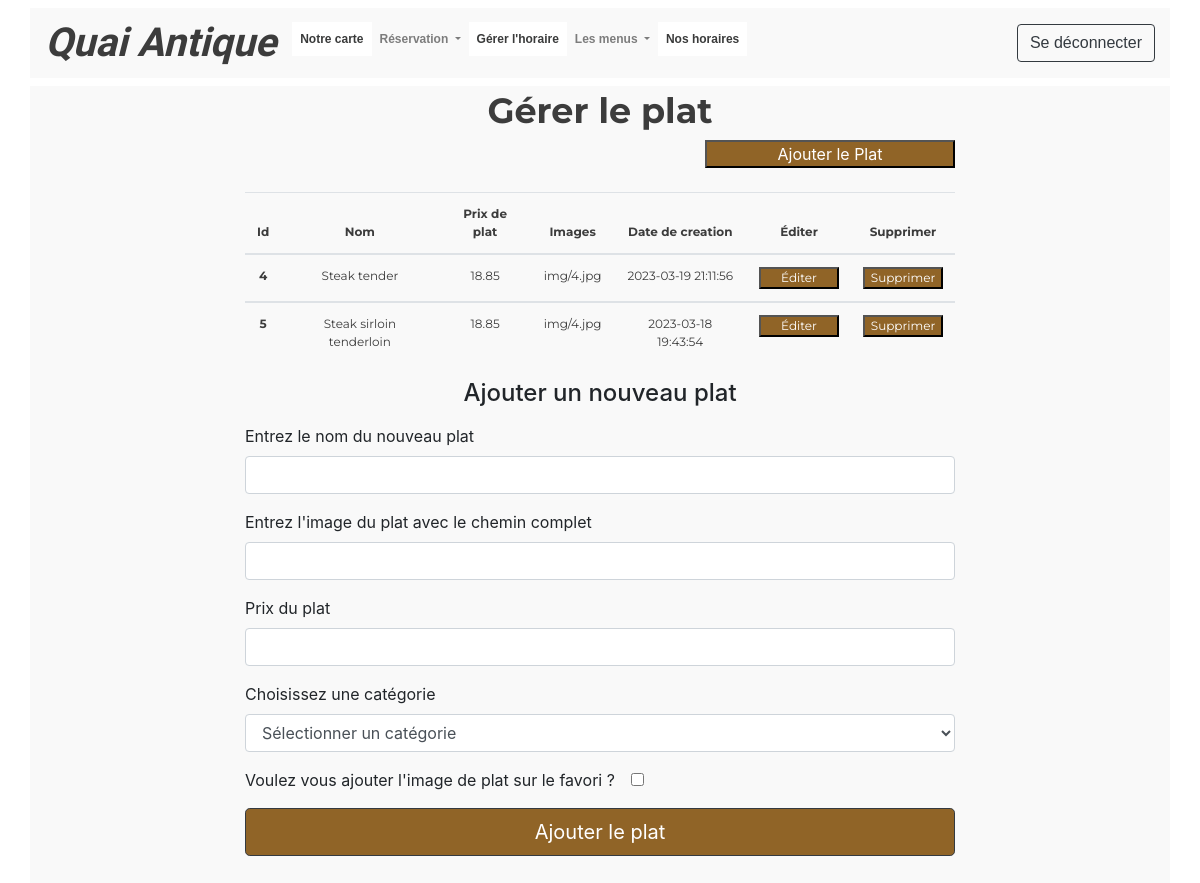
Page /manage.food.inc.php (signed in) on the earlier database version.
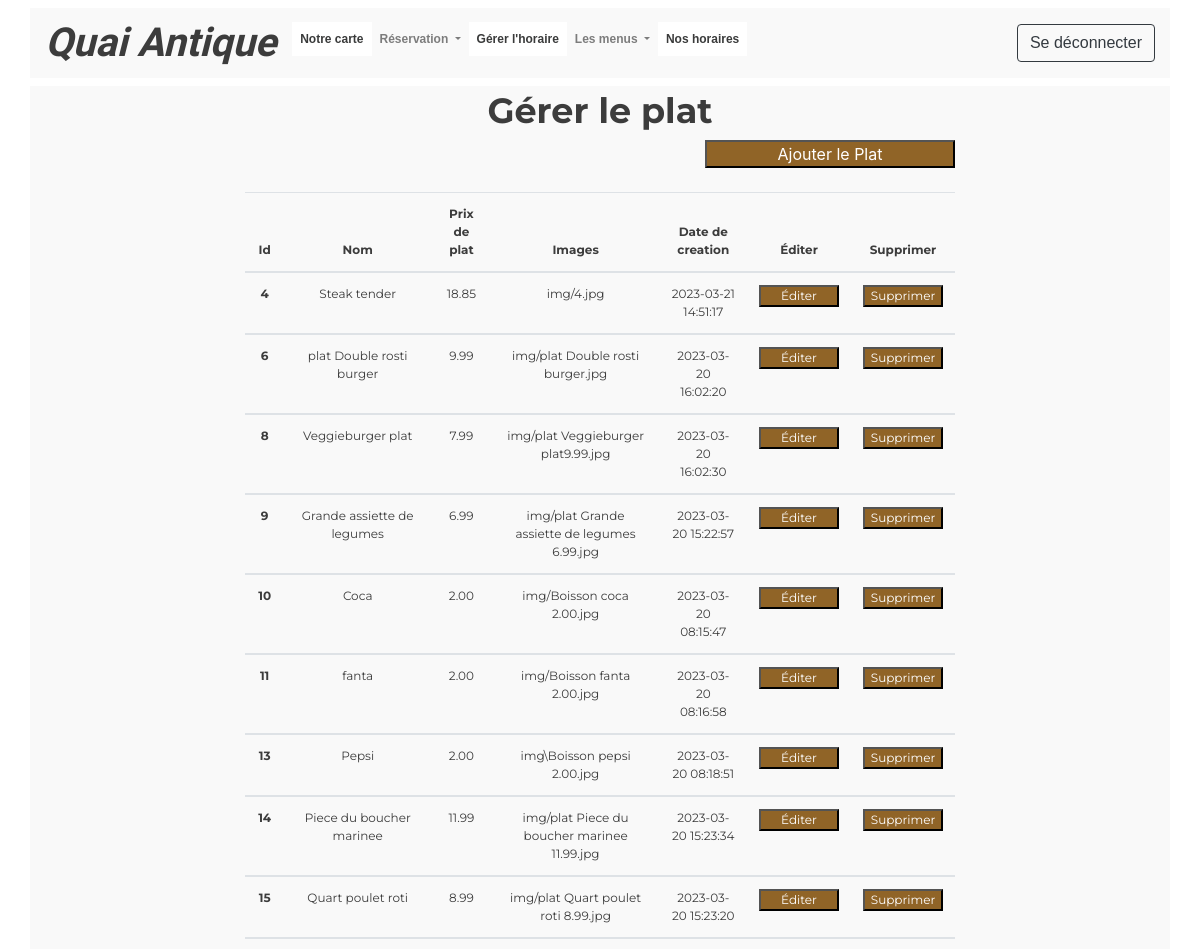
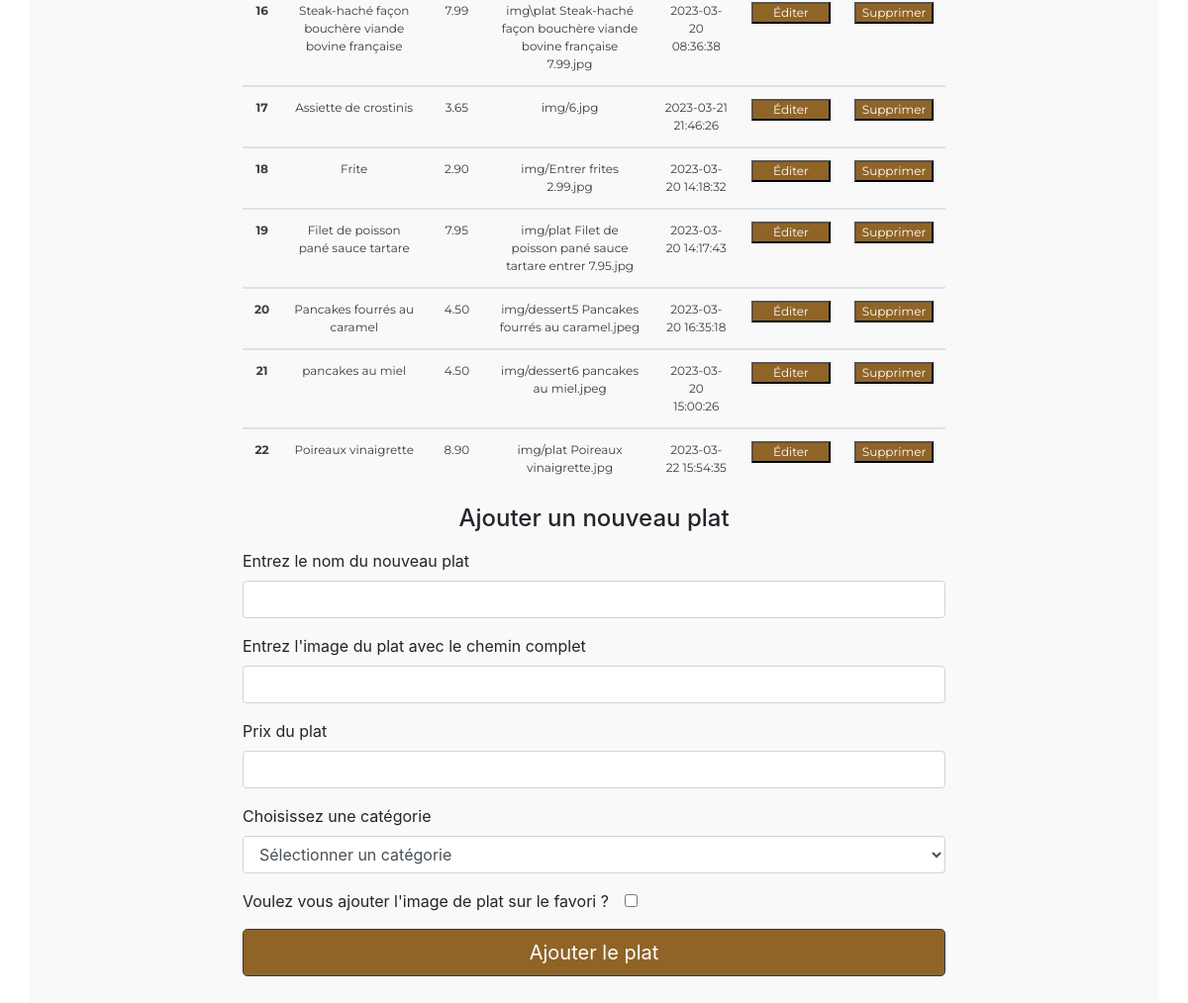
Same page on the later database version (2 pictures, top to bottom).
### tables this page shows
CREATE TABLE `foods` (
  `Id` int(11) NOT NULL,
  `name` varchar(200) NOT NULL,
  `price` decimal(10,2) NOT NULL,
  `creationdate` timestamp NULL DEFAULT current_timestamp() ON UPDATE current_timestamp(),
  `image` varchar(200) NOT NULL,
  `signature` tinyint(1) DEFAULT NULL,
  `category_id` int(11) DEFAULT NULL
);

### manage.food.inc.php (the view, shortened to what this page needs)
<?php
require "header.php";
?>
<div class="container"><br><br>
    <h3 class="text-center menuTitle"><br>Gérer le plat</h3>
    <div class="col-md-8 offset-md-2">
    <?php
    require 'includes/dbh.inc.php';
    echo" <div style='text-align: right;'><button class='foodaddbutton' type='button'><a href='#foodform'>Ajouter le Plat</button></a></div><br>";
    if(isset($_SESSION['role']) ){$role=($_SESSION['role']);};
    if( (isset($_SESSION['user_id']) && (isset($_SESSION['role']))  )) {
        if($role==2){
            $sql = "SELECT * FROM foods";
            $result = $conn->query($sql);
            if ($result->num_rows > 0) {
                echo'
                <table class="table table-hover table-responsive-sm text-center">
                    <thead>
                        <tr>
                            <th scope="col" class="schedulehour">Id</th>
                            <th scope="col" class="schedulehour">Nom </th>
                            <th scope="col" class="schedulehour">Prix de plat</th>
                            <th scope="col" class="schedulehour">Images</th>
                            <th scope="col" class="schedulehour">Date de creation</th>
                            <th scope="col" class="schedulehour">Éditer</th>
                            <th scope="col" class="schedulehour">Supprimer</th>
                        </tr>
                    </thead> ';
                while($row = $result->fetch_assoc()) {
                    echo"
                    <tbody>
                        <tr>
                            <th scope='row' class='schedulehour'>".$row["Id"]."</th>
                            <td class='schedulehour'>".$row["name"]."</td>
                            <td class='schedulehour'>".$row["price"]."</td>
                            <td class='schedulehour'>".$row["image"]."</td>
                            <td class='schedulehour'>".$row["creationdate"]."</td>
                            <td class='schedulehour'><button class='reservupdatebutton' type='button'><a href=edit.food.inc.php?foodedit-submit=1&food_id=".$row["Id"]."&signature=".$row["signature"]."&action=update>Éditer</button></td>
                            <td class='schedulehour'><button class='reservupdatebutton' type='button'><a href=includes\delete.php?fooddelete-submit=1&food_id=".$row["Id"]."&action=delete>Supprimer</button></td>
                        </tr>
                    </tbody>";
                }
                echo "</table>";
            }
            else {
                echo "<p class='text-white text-center bg-danger'>Votre liste de réservation est vide !<p>";
            }
        }
    }
    if(isset($_SESSION['user_id'])){
        if($_SESSION['role']==2){
            if( isset($_POST['submit-addmenu'] ) ){
                echo '<h5 class="bg-danger text-center">Le nom du bouton "submit-addfood" est cliqué</h5>';
            } else {
                echo'
                <div class="menu-form">
                    <form action="includes\food.inc.php" id="foodform" method="post">
                        <div class="form-group">
                            <h4>Ajouter un nouveau plat</h4>
                        </div>
                        <div class="form-group">
                            <label>Entrez le nom du nouveau plat</label>
                            <input type="text" class="form-control" name="foodname" id="foodname" required="required">
                        </div>
                        <div class="form-group">
                            <label>Entrez l\'image du plat avec le chemin complet</label>
                            <input type="text" class="form-control" name="foodimage" id="foodimage" required="required">
                        </div>
                        <div class="form-group">
                            <label for="foodprice">Prix du plat</label>
                            <input type="number" class="form-control" name="foodprice" id="foodprice" step="any" required="required">
                        </div>
                        <div class="form-group">
                            <label for="categoryoptions" class="form-label">Choisissez une catégorie</label>';
                            echo '<select class="form-control" id="categoryoptions" name="foodcategory">
                                <option selected>Sélectionner un catégorie</option>';
                            echo '</select>
                        </div>
                        <div class="form-group">
                            <label class="form-check-label" >Voulez vous ajouter l\'image de plat sur le favori ?&nbsp;&nbsp;&nbsp;&nbsp;&nbsp;&nbsp;&nbsp;&nbsp;      </label>
                            <input type="checkbox" class="form-check-input" name="foodsignature" id="foodsignature" style="margin : right;";>
                        </div>
                        <div class="form-group">
                            <button type="submit" name="submit-addfood" id="submit-addfood" class="btn btn-dark btn-lg btn-block">Ajouter le plat</button>
                        </div>
                    </form>
                    <br><br>
                </div>';
            }
        }
        else {
            echo '<p class="text-center"><br>Vous n\'avez aucune autorisation<br><br></p>';
        }
    }
?>
    </div>
</div>
<br><br>

### header.php (shortened to what this page needs)
<!DOCTYPE html>
<html lang="en">
    <head>
        <link href="css/style.css" rel="stylesheet" type="text/css">
        <link href="css/font-awesome.css" rel="stylesheet">
        <link href="css/style.css" rel="stylesheet" type="text/css">
        <link rel="stylesheet" href="https://stackpath.bootstrapcdn.com/bootstrap/4.1.0/css/bootstrap.min.css">
        <link rel="stylesheet" href="https://cdnjs.cloudflare.com/ajax/libs/font-awesome/4.7.0/css/font-awesome.min.css">
	</head>
    <body>
        <nav class="navbar navbar-expand-md navbar-light fixed-top">
            <div class="container">
                <a class="navbar-brand" href="index.php">
                    <strong><em>Quai Antique</em></strong>
                </a>
                <div class="collapse navbar-collapse" id="navi">
                    <ul class="navbar-nav mr-auto">
                        <?php
                        if(isset($_SESSION['user_id'])) {
                            echo'
                            <li class="nav-item">
                                <a class="nav-link" href="view_carte.php" >Notre carte</a>
                            </li>
                            <div class="dropdown nav-item">
                                <label class="dropdown-toggle nav-link" type="text" id="dropdownReservationButton" data-toggle="dropdown" aria-haspopup="true" aria-expanded="false">
                                    Réservation
                                </label>
                                <div class="dropdown-menu" aria-labelledby="dropdownReservationButton">
                                    <a class="dropdown-item nav-link" href="reservation.php">Nouvelle réservation</a>
                                    <a class="dropdown-item nav-link" href="view_reservations.php">Voir les réservations</a>
                                </div>
                            </div>'  ;
                            if($_SESSION['role']==2) {
                                echo'
                                <li class="nav-item">
                                    <a class="nav-link" href="schedule.php" >Gérer l\'horaire</a>
                                </li>';
                                echo'
                                <div class="dropdown nav-item">
                                    <label class="dropdown-toggle nav-link" type="text" id="dropdownMenuButton" data-toggle="dropdown" aria-haspopup="true" aria-expanded="false">
                                        Les menus
                                    </label>
                                    <div class="dropdown-menu" aria-labelledby="dropdownMenuButton">
                                        <a class="dropdown-item nav-link" href="view_menu.php">Gérer les menus</a>
                                        <a class="dropdown-item nav-link" href="view_food.php">Gérer les plats</a>
                                    </div>
                                </div>
                                <li class="nav-item">
                                    <a class="nav-link" href="index.php#footer">Nos horaires</a>
                                </li>'  ;
                            }
                        }    ?>
                    </ul>
                    <?php
                    if(isset($_SESSION['user_id'])){
                        echo '
                        <form class="navbar-form navbar-right" action="includes/logout.inc.php" method="post">
                            <button type="submit" name="logout-submit" class="btn btn-outline-dark">Se déconnecter</button>
                        </form>' ;
                    }  ?>
                </div>
            </div>
        </nav>

### css/style.css (style rules this page uses)
* { margin:0; padding:0; }
body { overflow-y: scroll; overflow-x: scroll; }
h3 { font-family: 'Petit Formal Script', cursive; font-size: 30px; font-weight: bold; color: #3c3c3c; text-align: center; }
h4 { text-align: center; font-family: 'Lora', serif; font-size: 35px; color: #3c3c3c; }
.schedulehour { padding: auto; margin: 0 !important; font-family: 'Montserrat', sans-serif; font-size: 12px; color: #3c3c3c; text-align: center; }
.container { background: #f9f9f9; }
a:link { color: white; }
.navbar { background-color:white; }
.navbar .container .navbar-brand { font-family: 'Petit Formal Script', cursive; font-size: 40px; font-weight: bold; color: #3c3c3c; }
.navbar .container .navbar-form, .navbar .container .collapse, .navbar .container .authentification #signup, .navbar .container .authentification #signin { font-family: 'Hind Madurai', sans-serif; font-size: 12px; font-weight: bold; color: #3c3c3c; text-align: center; }
.navbar .navbar-nav .nav-item a { background-color: white !important; font-weight: bold !important; color:#3A3B3B !important; }
.navbar .container .collapse .dropdown, .navbar .container .collapse .dropdown .nav-link a { font-family: 'Hind Madurai', sans-serif !important; font-size: 12px !important; font-weight: bold !important; color: #3c3c3c !important; text-align: center !important; }
.reservupdatebutton { width: 80px; color: #906427 !important; background-color: #906427 !important; }
.reservupdatebutton a { color: white; }
.reservupdatebutton a:link { color: white !important; }
.foodaddbutton { width: 250px; background-color: #906427; }
.foodaddbutton a { color: white !important; }
.btn-dark { background-color: #906427 !important; }
.menuTitle { font-family: 'Montserrat', sans-serif; font-size: 35px; font-weight: bold; color: #3c3c3c; text-align: center; }
.nav-link { cursor:pointer; }

Differences in the rows shown:
removed foods: Id "5", name "Steak sirloin tenderloin", price "18.85", image "img/4.jpg", creationdate "2023-03-18 19:43:54"
changed foods "Steak tender": creationdate "2023-03-19 21:11:56" → "2023-03-21 14:51:17"
added foods: Id "6", name "plat Double rosti burger", price "9.99", image "img/plat Double rosti burger.jpg", creationdate "2023-03-20 16:02:20"
added foods: Id "8", name "Veggieburger plat", price "7.99", image "img/plat Veggieburger plat9.99.jpg", creationdate "2023-03-20 16:02:30"
added foods: Id "9", name "Grande assiette de legumes", price "6.99", image "img/plat Grande assiette de legumes 6.99.jpg", creationdate "2023-03-20 15:22:57"
added foods: Id "10", name "Coca", price "2.00", image "img/Boisson coca 2.00.jpg", creationdate "2023-03-20 08:15:47"
added foods: Id "11", name "fanta", price "2.00", image "img/Boisson fanta 2.00.jpg", creationdate "2023-03-20 08:16:58"
added foods: Id "13", name "Pepsi", price "2.00", image "img\\Boisson pepsi 2.00.jpg", creationdate "2023-03-20 08:18:51"
added foods: Id "14", name "Piece du boucher marinee", price "11.99", image "img/plat Piece du boucher marinee 11.99.jpg", creationdate "2023-03-20 15:23:34"
added foods: Id "15", name "Quart poulet roti", price "8.99", image "img/plat Quart poulet roti 8.99.jpg", creationdate "2023-03-20 15:23:20"
added foods: Id "16", name "Steak-haché façon bouchère viande bovine française", price "7.99", image "img\\plat Steak-haché façon bouchère viande bovine française 7.99.jpg", creationdate "2023-03-20 08:36:38"
added foods: Id "17", name "Assiette de crostinis", price "3.65", image "img/6.jpg", creationdate "2023-03-21 21:46:26"
added foods: Id "18", name "Frite", price "2.90", image "img/Entrer frites 2.99.jpg", creationdate "2023-03-20 14:18:32"
added foods: Id "19", name "Filet de poisson pané sauce tartare", price "7.95", image "img/plat Filet de poisson pané sauce tartare entrer 7.95.jpg", creationdate "2023-03-20 14:17:43"
added foods: Id "20", name "Pancakes fourrés au caramel", price "4.50", image "img/dessert5 Pancakes fourrés au caramel.jpeg", creationdate "2023-03-20 16:35:18"
added foods: Id "21", name "pancakes au miel", price "4.50", image "img/dessert6 pancakes au miel.jpeg", creationdate "2023-03-20 15:00:26"
added foods: Id "22", name "Poireaux vinaigrette", price "8.90", image "img/plat Poireaux vinaigrette.jpg", creationdate "2023-03-22 15:54:35"
